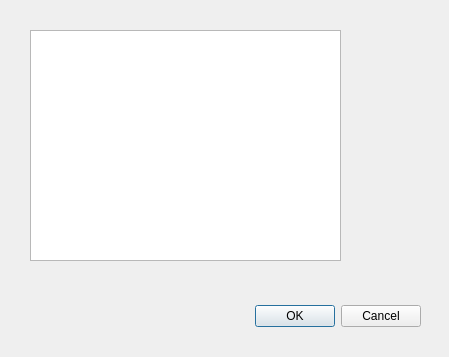
<?xml version="1.0" encoding="UTF-8"?>
<ui version="4.0">
 <class>Dialog</class>
 <widget class="QDialog" name="Dialog">
  <property name="geometry">
   <rect>
    <x>0</x>
    <y>0</y>
    <width>449</width>
    <height>357</height>
   </rect>
  </property>
  <property name="windowTitle">
   <string>Dialog</string>
  </property>
  <widget class="QDialogButtonBox" name="buttonBox">
   <property name="geometry">
    <rect>
     <x>80</x>
     <y>300</y>
     <width>341</width>
     <height>32</height>
    </rect>
   </property>
   <property name="orientation">
    <enum>Qt::Horizontal</enum>
   </property>
   <property name="standardButtons">
    <set>QDialogButtonBox::Cancel|QDialogButtonBox::Ok</set>
   </property>
  </widget>
  <widget class="QTextEdit" name="textEdit">
   <property name="geometry">
    <rect>
     <x>30</x>
     <y>30</y>
     <width>311</width>
     <height>231</height>
    </rect>
   </property>
  </widget>
 </widget>
 <resources/>
 <connections>
  <connection>
   <sender>buttonBox</sender>
   <signal>accepted()</signal>
   <receiver>Dialog</receiver>
   <slot>accept()</slot>
   <hints>
    <hint type="sourcelabel">
     <x>298</x>
     <y>314</y>
    </hint>
    <hint type="destinationlabel">
     <x>157</x>
     <y>274</y>
    </hint>
   </hints>
  </connection>
  <connection>
   <sender>buttonBox</sender>
   <signal>rejected()</signal>
   <receiver>Dialog</receiver>
   <slot>reject()</slot>
   <hints>
    <hint type="sourcelabel">
     <x>366</x>
     <y>320</y>
    </hint>
    <hint type="destinationlabel">
     <x>286</x>
     <y>274</y>
    </hint>
   </hints>
  </connection>
 </connections>
</ui>
